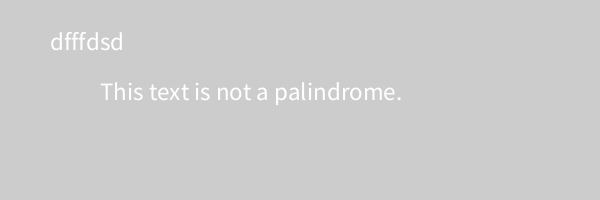
Frame 1 (no input)
Frame 60 (the mouse pressed at the canvas centre just before this capture): identical to frame 1, image omitted
Frame 120 (the mouse held since frame 60 and released just before this capture): identical to frame 1, image omitted

The Processing sketch that drew this single still picture (run headless with seeded random() and noise(); from frame 60 on, the mouse is pressed at the canvas centre):

// Processing sketch: sketch_1_2_4
// ── sketch_1_2_4.pde
String s="dfffdsd";
char[] characters = new char[s.length()];
char[] charactersReverse = new char[s.length()];
boolean[] sameCharacters = new boolean[s.length()];
int amountOfSame = 0;

boolean isItPalindrome(){
    if(amountOfSame==s.length()-1){
    text("This text is a palindrome.",100,100);
    return true;
  }else{
    text("This text is not a palindrome.",100,100);
    return false;
  }
}

void setup(){
  size(600,200);
  textSize(25);
  text(s,50,50);
  
  for(int i=0;i<s.length();i++){
    characters[i]=s.charAt(i);  
  }
  
  int j=0;
  for(int i=s.length();i>0;i--){    
    charactersReverse[i-1]=s.charAt(j);
    j=j+1;
  }
  
  for(int i=0; i<s.length();i++){
    if(characters[i]==charactersReverse[i]){
      sameCharacters[i]=true;
    }
    else{
      sameCharacters[i]=false;
    }  
  }
  
  for(int i=0;i<s.length()-1;i++){
    if(sameCharacters[i]==true){
        amountOfSame++;       
    }
  }
  isItPalindrome();
}

void draw(){
}
